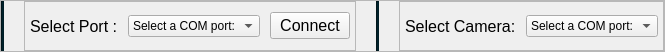
                     <widget class="QFrame" name="Scope_Connection_Frame">
                      <property name="minimumSize">
                       <size>
                        <width>0</width>
                        <height>0</height>
                       </size>
                      </property>
                      <property name="maximumSize">
                       <size>
                        <width>16777215</width>
                        <height>50</height>
                       </size>
                      </property>
                      <property name="frameShape">
                       <enum>QFrame::StyledPanel</enum>
                      </property>
                      <property name="frameShadow">
                       <enum>QFrame::Raised</enum>
                      </property>
                      <layout class="QHBoxLayout" name="horizontalLayout_19">
                       <property name="spacing">
                        <number>20</number>
                       </property>
                       <property name="leftMargin">
                        <number>0</number>
                       </property>
                       <property name="topMargin">
                        <number>0</number>
                       </property>
                       <property name="rightMargin">
                        <number>0</number>
                       </property>
                       <property name="bottomMargin">
                        <number>0</number>
                       </property>
                       <item>
                        <widget class="Line" name="line_6">
                         <property name="styleSheet">
                          <string notr="true">background-color: rgb(0, 30, 38);</string>
                         </property>
                         <property name="orientation">
                          <enum>Qt::Vertical</enum>
                         </property>
                        </widget>
                       </item>
                       <item>
                        <widget class="QFrame" name="Scope_PortConnect_Frame">
                         <property name="minimumSize">
                          <size>
                           <width>0</width>
                           <height>50</height>
                          </size>
                         </property>
                         <property name="maximumSize">
                          <size>
                           <width>16777215</width>
                           <height>50</height>
                          </size>
                         </property>
                         <property name="frameShape">
                          <enum>QFrame::StyledPanel</enum>
                         </property>
                         <property name="frameShadow">
                          <enum>QFrame::Raised</enum>
                         </property>
                         <layout class="QHBoxLayout" name="horizontalLayout_14">
                          <property name="spacing">
                           <number>10</number>
                          </property>
                          <property name="leftMargin">
                           <number>5</number>
                          </property>
                          <property name="topMargin">
                           <number>5</number>
                          </property>
                          <property name="rightMargin">
                           <number>5</number>
                          </property>
                          <property name="bottomMargin">
                           <number>5</number>
                          </property>
                          <item alignment="Qt::AlignHCenter">
                           <widget class="QLabel" name="Scope_SelectPortLabel">
                            <property name="font">
                             <font>
                              <pointsize>12</pointsize>
                             </font>
                            </property>
                            <property name="text">
                             <string>Select Port :</string>
                            </property>
                           </widget>
                          </item>
                          <item>
                           <widget class="QComboBox" name="Scope_SelectPortComboBox">
                            <item>
                             <property name="text">
                              <string>Select a COM port:</string>
                             </property>
                            </item>
                           </widget>
                          </item>
                          <item>
                           <widget class="QPushButton" name="Scope_ConnectButton">
                            <property name="enabled">
                             <bool>true</bool>
                            </property>
                            <property name="font">
                             <font>
                              <pointsize>12</pointsize>
                             </font>
                            </property>
                            <property name="text">
                             <string>Connect</string>
                            </property>
                            <property name="checkable">
                             <bool>true</bool>
                            </property>
                           </widget>
                          </item>
                         </layout>
                        </widget>
                       </item>
                       <item>
                        <widget class="Line" name="line_5">
                         <property name="styleSheet">
                          <string notr="true">background-color: rgb(0, 30, 38);</string>
                         </property>
                         <property name="orientation">
                          <enum>Qt::Vertical</enum>
                         </property>
                        </widget>
                       </item>
                       <item>
                        <widget class="QFrame" name="Scope_CameraConnect_Frame">
                         <property name="frameShape">
                          <enum>QFrame::StyledPanel</enum>
                         </property>
                         <property name="frameShadow">
                          <enum>QFrame::Raised</enum>
                         </property>
                         <layout class="QHBoxLayout" name="horizontalLayout_33">
                          <property name="spacing">
                           <number>10</number>
                          </property>
                          <property name="leftMargin">
                           <number>5</number>
                          </property>
                          <property name="topMargin">
                           <number>5</number>
                          </property>
                          <property name="rightMargin">
                           <number>5</number>
                          </property>
                          <property name="bottomMargin">
                           <number>5</number>
                          </property>
                          <item>
                           <widget class="QLabel" name="Scope_CameraSelectPortLabel">
                            <property name="font">
                             <font>
                              <pointsize>12</pointsize>
                             </font>
                            </property>
                            <property name="text">
                             <string>Select Camera:</string>
                            </property>
                           </widget>
                          </item>
                          <item>
                           <widget class="QComboBox" name="Scope_CameraSelectPortComboBox">
                            <property name="currentText">
                             <string>Select a COM port:</string>
                            </property>
                            <property name="currentIndex">
                             <number>0</number>
                            </property>
                            <item>
                             <property name="text">
                              <string>Select a COM port:</string>
                             </property>
                            </item>
                            <item>
                             <property name="text">
                              <string>Basler Camera</string>
                             </property>
                            </item>
                            <item>
                             <property name="text">
                              <string>USB Camera</string>
                             </property>
                            </item>
                           </widget>
                          </item>
                         </layout>
                        </widget>
                       </item>
                      </layout>
                     </widget>
